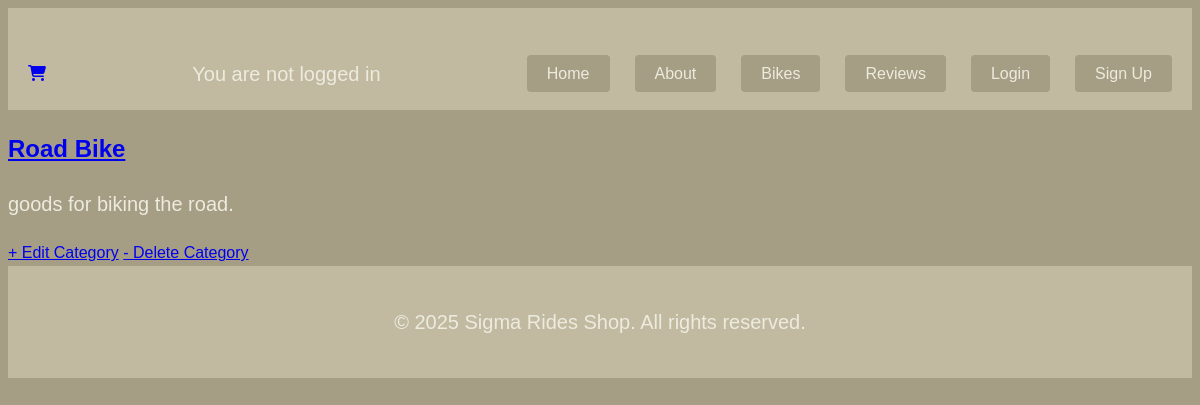
The app's page /category/1, older data.
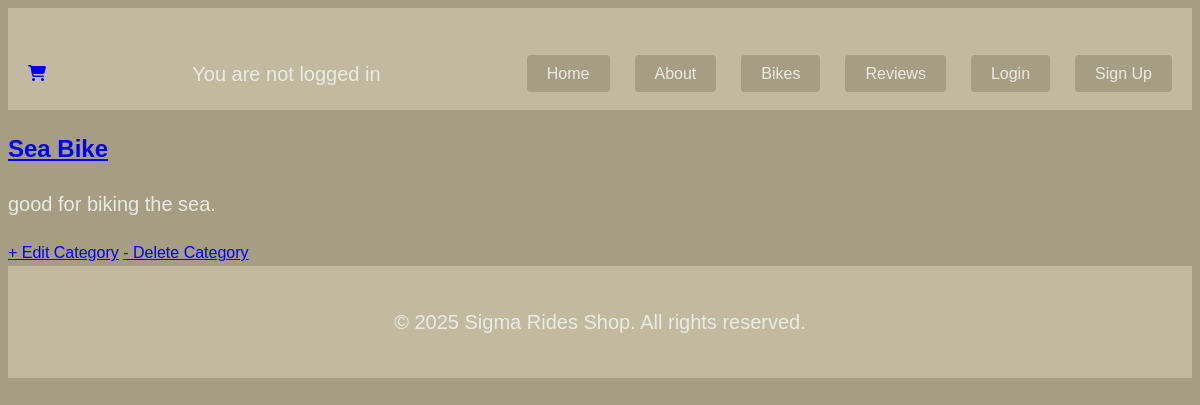
The same page, newer data.
### app/models.py (models this page shows, shortened)
class Category(models.Model):
    name = models.CharField(max_length=50, unique=True)
    description = models.TextField(blank=True)
    class Meta:
        verbose_name = "Category"
        verbose_name_plural = "Categories"

### app/views.py (the view)
# urls.py: path('category/<int:pk>', CategoryDetailView.as_view(), name='category_detail'),
class CategoryDetailView(DetailView):
    model = Category
    context_object_name = 'category'
    template_name = 'app/category/category_detail.html'

### app/templates/app/category/category_detail.html
{% extends 'app/base.html' %}
{% load static %}
{% block content %}
        <div>
            <h2><a href="{% url 'category_list' %}">{{ category.name }}</a></h2>
            <p>{{category.description}}</p>
        </div>
        <a href="{% url 'category_update' category.pk %}">+ Edit Category</a>
        <a href="{% url 'category_delete' category.pk %}">- Delete Category</a>
{%  endblock content %}

Row changes from the older to the newer data that the page shows:
changed Category: name "Road Bike" → "Sea Bike"; description "goods for biking the road." → "good for biking the sea."
